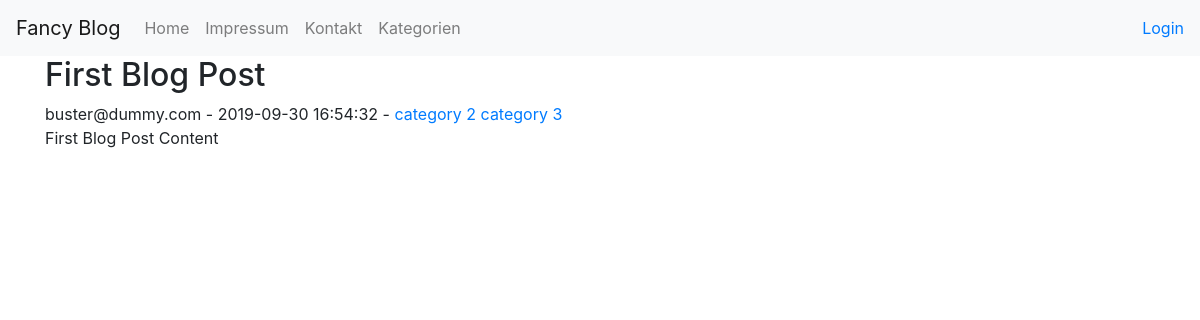
The page /index.php?page=post&post_id=1 on the database its author committed.
### tables this page shows
CREATE TABLE `posts` (
    `id` int(11) NOT NULL,
    `user_id` int(11) NOT NULL,
    `title` varchar(280) NOT NULL,
    `content` text DEFAULT NULL,
    `tags` varchar(280) DEFAULT NULL,
    `crdate` timestamp NOT NULL DEFAULT current_timestamp(),
    `udated_date` timestamp NOT NULL DEFAULT current_timestamp() ON UPDATE current_timestamp()
    );

CREATE TABLE `users` (
    `id` int(11) NOT NULL,
    `email` varchar(255) NOT NULL,
    `password` varchar(255) NOT NULL,
    `is_admin` tinyint(1) DEFAULT NULL
    );

CREATE TABLE `categories` (
    `id` int(11) NOT NULL,
    `title` varchar(280) NOT NULL
    );

### views/partials/post.single.php (the view)
<article id="post-<?php echo $id; ?>" class="post">
    <header class="post__header">
        <h2><?php echo $title; ?></h2>
    </header>
    <div class="post__meta">
        <span class="post__author"><?php echo $email; ?></span> -
        <span class="post__created"><?php echo $crdate; ?></span> -
        <span class="post__categories">
            <?php foreach ($categories as $category): ?>
                <a href="index.php?page=category&category_id=<?php echo $category['category_id']; ?>">
                    <?php echo $category['category_title']; ?>
                </a>
            <?php endforeach; ?>
        </span>
    </div>
    <div class="post__content">
        <?php echo $content; ?>
    </div>
</article>

### views/templates/post.detail.php
<?php
if (!isset($_GET['post_id'])) {
    require_once __DIR__ . '/../partials/404.php';
} else {
    $postId = $_GET['post_id'];
    $result = mysqli_query($link, "SELECT posts.*, users.email FROM posts JOIN users ON posts.user_id = users.id WHERE posts.id = $postId");
    while ($row = mysqli_fetch_assoc($result)) {
        extract($row);
        $categories_result = mysqli_query($link, "SELECT categories.id AS category_id , categories.title AS category_title FROM categories JOIN categories_posts_mm ON categories.id = categories_posts_mm.category_id WHERE categories_posts_mm.post_id = $id");
        $categories = [];
        while ($row = mysqli_fetch_assoc($categories_result)) {
            $categories[] = $row;
        }
        require __DIR__ . '/../partials/post.single.php';
    }
}

### rows shown on the page
posts: title "First Blog Post", user.email "buster@dummy.com", crdate "2019-09-30 16:54:32", content "First Blog Post Content"
categories: title "category 2"
categories: title "category 3"
